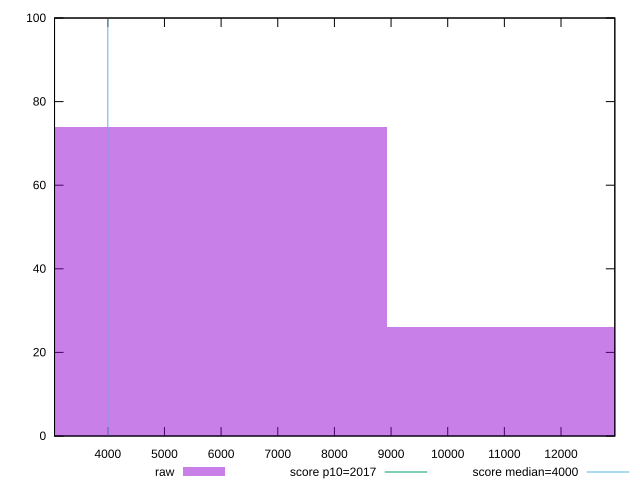

Recreate this plot in gnuplot.
reset

$raw <<EOF
5946.707697334028 74
11893.415394668056 26
EOF

set key outside below
set boxwidth 5946.707697334028
set xrange [3059.628:12949.835999999992]
set yrange [0:100]
set trange [0:100]
set style fill transparent solid 0.5 noborder

set parametric
set terminal svg size 640, 490 enhanced background rgb 'white'
set output "report_00014_2021-02-09T15:56:05.503Z/mainthread-work-breakdown/samples/pages+cached/raw/histogram.svg"

plot $raw title "raw" with boxes, \
     2017,t title "score p10=2017", \
     4000,t title "score median=4000"

reset
